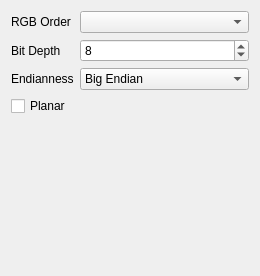
<?xml version="1.0" encoding="UTF-8"?>
<ui version="4.0">
 <class>CustomRGBFormatDialog</class>
 <widget class="QWidget" name="CustomRGBFormatDialog">
  <property name="geometry">
   <rect>
    <x>0</x>
    <y>0</y>
    <width>260</width>
    <height>276</height>
   </rect>
  </property>
  <property name="windowTitle">
   <string>Custom RGB Format</string>
  </property>
  <layout class="QVBoxLayout" name="verticalLayout">
   <item>
    <layout class="QFormLayout" name="formLayout">
     <item row="0" column="0">
      <widget class="QLabel" name="labelRGBOrder">
       <property name="toolTip">
        <string>&lt;html&gt;&lt;head/&gt;&lt;body&gt;&lt;p&gt;What is the byte order of the &lt;span style=&quot; font-weight:600;&quot;&gt;R&lt;/span&gt;ed, &lt;span style=&quot; font-weight:600;&quot;&gt;G&lt;/span&gt;reen and &lt;span style=&quot; font-weight:600;&quot;&gt;B&lt;/span&gt;lue components?&lt;/p&gt;&lt;/body&gt;&lt;/html&gt;</string>
       </property>
       <property name="text">
        <string>RGB Order</string>
       </property>
      </widget>
     </item>
     <item row="0" column="1">
      <widget class="QComboBox" name="rgbOrderComboBox">
       <property name="toolTip">
        <string>&lt;html&gt;&lt;head/&gt;&lt;body&gt;&lt;p&gt;What is the byte order of the &lt;span style=&quot; font-weight:600;&quot;&gt;R&lt;/span&gt;ed, &lt;span style=&quot; font-weight:600;&quot;&gt;G&lt;/span&gt;reen and &lt;span style=&quot; font-weight:600;&quot;&gt;B&lt;/span&gt;lue components?&lt;/p&gt;&lt;/body&gt;&lt;/html&gt;</string>
       </property>
      </widget>
     </item>
     <item row="1" column="0">
      <widget class="QLabel" name="labelBitDepth">
       <property name="toolTip">
        <string>&lt;html&gt;&lt;head/&gt;&lt;body&gt;&lt;p&gt;How many bits per color component are there? &lt;/p&gt;&lt;p&gt;If the bit depth is greater than 8, we will assume multiple bytes per component.&lt;/p&gt;&lt;/body&gt;&lt;/html&gt;</string>
       </property>
       <property name="text">
        <string>Bit Depth</string>
       </property>
      </widget>
     </item>
     <item row="1" column="1">
      <widget class="QSpinBox" name="bitDepthSpinBox">
       <property name="toolTip">
        <string>&lt;html&gt;&lt;head/&gt;&lt;body&gt;&lt;p&gt;How many bits per color component are there? If the bit depth is greater than 8, we will assume multiple bytes per component.&lt;/p&gt;&lt;/body&gt;&lt;/html&gt;</string>
       </property>
       <property name="minimum">
        <number>1</number>
       </property>
       <property name="value">
        <number>8</number>
       </property>
      </widget>
     </item>
     <item row="2" column="0">
      <widget class="QLabel" name="labelEndianess">
       <property name="text">
        <string>Endianness</string>
       </property>
      </widget>
     </item>
     <item row="2" column="1">
      <widget class="QComboBox" name="comboBoxEndianness">
       <item>
        <property name="text">
         <string>Big Endian</string>
        </property>
       </item>
       <item>
        <property name="text">
         <string>Little Endian</string>
        </property>
       </item>
      </widget>
     </item>
    </layout>
   </item>
   <item>
    <widget class="QCheckBox" name="planarCheckBox">
     <property name="toolTip">
      <string>&lt;html&gt;&lt;head/&gt;&lt;body&gt;&lt;p&gt;&lt;span style=&quot; font-weight:600;&quot;&gt;Planar&lt;/span&gt;: All values of each color component are collocated in the file. The file is organized by color planes. (E.g.: RRRRGGGGBBBB)&lt;/p&gt;&lt;p&gt;&lt;span style=&quot; font-weight:600;&quot;&gt;Non planar&lt;/span&gt;: All components of each pixel are collocated in the file. The file is organized by pixels. (E.g.: RGBRGBRGBRGB)&lt;/p&gt;&lt;/body&gt;&lt;/html&gt;</string>
     </property>
     <property name="text">
      <string>Planar</string>
     </property>
    </widget>
   </item>
   <item>
    <spacer name="verticalSpacer">
     <property name="sizeHint" stdset="0">
      <size>
       <width>20</width>
       <height>40</height>
      </size>
     </property>
    </spacer>
   </item>
  </layout>
 </widget>
 <tabstops>
  <tabstop>rgbOrderComboBox</tabstop>
  <tabstop>bitDepthSpinBox</tabstop>
  <tabstop>planarCheckBox</tabstop>
 </tabstops>
 <resources/>
 <connections/>
</ui>
